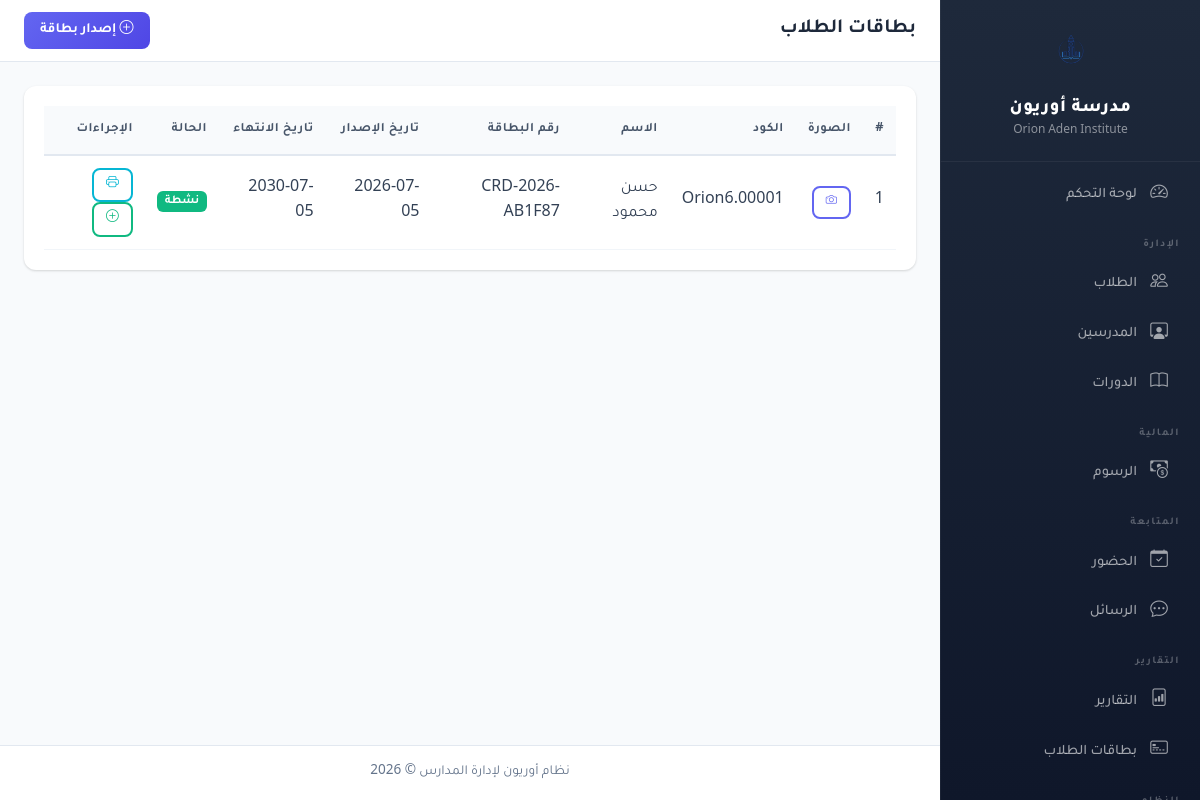
Screenshot of /modules/students/cards/index.php (signed in) with the database file from the repository.
### tables this page shows
CREATE TABLE `settings` (
  `id` int(11) unsigned NOT NULL AUTO_INCREMENT,
  `setting_key` varchar(100) NOT NULL,
  `setting_value` text DEFAULT NULL,
  `group_name` varchar(50) DEFAULT 'general',
  `created_at` timestamp NOT NULL DEFAULT current_timestamp(),
  `updated_at` timestamp NOT NULL DEFAULT current_timestamp() ON UPDATE current_timestamp(),
  PRIMARY KEY (`id`),
  UNIQUE KEY `setting_key` (`setting_key`)
);

CREATE TABLE `student_cards` (
  `id` int(11) unsigned NOT NULL AUTO_INCREMENT,
  `student_id` int(11) unsigned NOT NULL,
  `card_number` varchar(50) NOT NULL,
  `issue_date` date NOT NULL,
  `expiry_date` date DEFAULT NULL,
  `status` enum('active','expired','lost','damaged') NOT NULL DEFAULT 'active',
  `notes` text DEFAULT NULL,
  `created_at` timestamp NOT NULL DEFAULT current_timestamp(),
  `updated_at` timestamp NOT NULL DEFAULT current_timestamp() ON UPDATE current_timestamp(),
  PRIMARY KEY (`id`),
  UNIQUE KEY `card_number` (`card_number`),
  KEY `student_id` (`student_id`),
  CONSTRAINT `fk_cards_student` FOREIGN KEY (`student_id`) REFERENCES `students` (`id`) ON DELETE CASCADE ON UPDATE CASCADE
);

CREATE TABLE `students` (
  `id` int(11) unsigned NOT NULL AUTO_INCREMENT,
  `student_code` varchar(20) NOT NULL,
  `first_name` varchar(50) NOT NULL,
  `last_name` varchar(50) NOT NULL,
  `father_name` varchar(100) DEFAULT NULL,
  `mother_name` varchar(100) DEFAULT NULL,
  `gender` enum('male','female') NOT NULL,
  `date_of_birth` date DEFAULT NULL,
  `phone` varchar(20) DEFAULT NULL,
  `email` varchar(100) DEFAULT NULL,
  `address` text DEFAULT NULL,
  `photo` varchar(255) DEFAULT NULL,
  `enrollment_date` date NOT NULL,
  `status` enum('active','inactive','graduated','suspended') NOT NULL DEFAULT 'active',
  `notes` text DEFAULT NULL,
  `created_at` timestamp NOT NULL DEFAULT current_timestamp(),
  `updated_at` timestamp NOT NULL DEFAULT current_timestamp() ON UPDATE current_timestamp(),
  PRIMARY KEY (`id`),
  UNIQUE KEY `student_code` (`student_code`),
  UNIQUE KEY `email` (`email`)
);

### config/database.php (called while the page is built, shortened)
<?php
function getConnection() {
    static $conn = null;
    if ($conn === null) {
        try {
            $conn = new mysqli(DB_HOST, DB_USER, DB_PASS, DB_NAME);
            $conn->set_charset('utf8mb4');
        } catch (Exception $e) {
            die('فشل الاتصال بقاعدة البيانات: ' . $e->getMessage());
        }
    }
    return $conn;
}
function query($sql, $params = []) {
    $conn = getConnection();
    if (!empty($params)) {
        $stmt = $conn->prepare($sql);
        $types = '';
        foreach ($params as $param) {
            if (is_int($param)) $types .= 'i';
            elseif (is_double($param)) $types .= 'd';
            else $types .= 's';
        }
        $stmt->bind_param($types, ...$params);
        $stmt->execute();
        return $stmt->get_result();
    }
    return $conn->query($sql);
}
function getRow($sql, $params = []) {
    $result = query($sql, $params);
    return $result ? $result->fetch_assoc() : null;
}
function getRows($sql, $params = []) {
    $result = query($sql, $params);
    return $result ? $result->fetch_all(MYSQLI_ASSOC) : [];
}

### config/app.php (called while the page is built, shortened)
<?php
require_once __DIR__ . '/database.php';
require_once __DIR__ . '/permissions.php';
function getSetting($key, $default = '') {
    $row = getRow("SELECT setting_value FROM settings WHERE setting_key = ?", [$key]);
    return $row ? $row['setting_value'] : $default;
}
function hasPermission($module, $action) {
    global $rolePermissions;
    $role = $_SESSION['role'] ?? '';
    return in_array($action, $rolePermissions[$role][$module]);
}

### modules/students/cards/index.php (the view, shortened to what this page needs)
<?php
require_once __DIR__ . '/../../../config/app.php';
$students = getRows("
    SELECT s.*, sc.card_number, sc.issue_date, sc.expiry_date, sc.status as card_status
    FROM students s
    LEFT JOIN student_cards sc ON s.id = sc.student_id AND sc.status = 'active'
    WHERE s.status = 'active'
    ORDER BY s.first_name
");
include __DIR__ . '/../../../includes/header.php';
include __DIR__ . '/../../../includes/sidebar.php';
?>
<div class="main-content">
    <nav class="topbar d-flex justify-content-between align-items-center">
        <div><button class="btn btn-link d-md-none" id="sidebarToggle"><i class="bi bi-list fs-4"></i></button><h5 class="mb-0 d-inline">بطاقات الطلاب</h5></div>
        <?php if (hasPermission('student_cards', 'create')): ?>
        <div><a href="create.php" class="btn btn-primary"><i class="bi bi-plus-circle"></i> إصدار بطاقة</a></div>
        <?php endif; ?>
    </nav>
    <div class="page-content">
        <div class="table-container">
            <table class="table table-hover">
                <thead>
                    <tr><th>#</th><th>الصورة</th><th>الكود</th><th>الاسم</th><th>رقم البطاقة</th><th>تاريخ الإصدار</th><th>تاريخ الانتهاء</th><th>الحالة</th><th>الإجراءات</th></tr>
                </thead>
                <tbody>
                    <?php if (empty($students)): ?>
                        <tr><td colspan="9" class="text-center text-muted">لا يوجد طلاب</td></tr>
                    <?php else: ?>
                        <?php foreach ($students as $i => $s): ?>
                        <tr>
                            <td><?= $i + 1 ?></td>
                            <td>
                                <form method="POST" enctype="multipart/form-data" style="display:inline">
                                    <label class="btn btn-sm btn-outline-primary" style="cursor:pointer;font-size:0.7rem">
                                        <i class="bi bi-camera"></i>
                                    </label>
                                </form>
                            </td>
                            <td><?= htmlspecialchars($s['student_code']) ?></td>
                            <td><?= htmlspecialchars($s['first_name'] . ' ' . $s['last_name']) ?></td>
                            <td><?= htmlspecialchars($s['card_number'] ?? '---') ?></td>
                            <td><?= $s['issue_date'] ?? '---' ?></td>
                            <td><?= $s['expiry_date'] ?? '---' ?></td>
                            <td>
                                <?php if ($s['card_number']): ?>
                                    <span class="badge bg-<?= $s['card_status'] === 'active' ? 'success' : 'danger' ?>"><?= $s['card_status'] === 'active' ? 'نشطة' : 'منتهية' ?></span>
                                <?php else: ?>
                                    <span class="badge bg-secondary">لا توجد</span>
                                <?php endif; ?>
                            </td>
                            <td>
                                <?php if (hasPermission('student_cards', 'print')): ?>
                                <a href="print.php?id=<?= $s['id'] ?>" class="btn btn-sm btn-outline-info" target="_blank"><i class="bi bi-printer"></i></a>
                                <?php endif; ?>
                                <?php if (hasPermission('student_cards', 'create')): ?>
                                <a href="create.php?student_id=<?= $s['id'] ?>" class="btn btn-sm btn-outline-success"><i class="bi bi-plus-circle"></i></a>
                                <?php endif; ?>
                            </td>
                        </tr>
                        <?php endforeach; ?>
                    <?php endif; ?>
                </tbody>
            </table>
        </div>
    </div>
    <footer class="footer"><span>نظام أوريون لإدارة المدارس &copy; <?= date('Y') ?></span></footer>
</div>
<?php include __DIR__ . '/../../../includes/footer.php'; ?>

### includes/sidebar.php (shortened to what this page needs)
<?php
$currentPage = basename($_SERVER['PHP_SELF']);
$module = $_GET['module'] ?? '';
?>
<div class="sidebar">
    <div class="sidebar-brand">
        <img src="<?= BASE_URL ?>/assets/img/Orion.png?v=<?= ASSET_VER ?>" alt="Logo" style="height:70px;width:auto;margin-bottom:8px;">
        <h4><?= getSetting('school_name', 'أوريون') ?></h4>
        <small class="text-white-50">Orion Aden Institute</small>
    </div>
    <ul class="sidebar-nav">
        <li class="nav-item">
            <a href="<?= BASE_URL ?>/dashboard.php" class="nav-link <?= $currentPage === 'dashboard.php' ? 'active' : '' ?>">
                <i class="bi bi-speedometer2"></i> لوحة التحكم
            </a>
        </li>
        <?php if (hasPermission('students', 'view') || hasPermission('teachers', 'view') || hasPermission('courses', 'view') || hasPermission('student_cards', 'view')): ?>
        <li class="nav-section">الإدارة</li>
        <?php endif; ?>
        <?php if (hasPermission('students', 'view')): ?>
        <li class="nav-item">
            <a href="<?= BASE_URL ?>/modules/students/list.php" class="nav-link <?= $module === 'students' ? 'active' : '' ?>">
                <i class="bi bi-people"></i> الطلاب
            </a>
        </li>
        <?php endif; ?>
        <?php if (hasPermission('teachers', 'view')): ?>
        <li class="nav-item">
            <a href="<?= BASE_URL ?>/modules/teachers/list.php" class="nav-link <?= $module === 'teachers' ? 'active' : '' ?>">
                <i class="bi bi-person-workspace"></i> المدرسين
            </a>
        </li>
        <?php endif; ?>
        <?php if (hasPermission('courses', 'view')): ?>
        <li class="nav-item">
            <a href="<?= BASE_URL ?>/modules/courses/list.php" class="nav-link <?= $module === 'courses' ? 'active' : '' ?>">
                <i class="bi bi-book"></i> الدورات
            </a>
        </li>
        <?php endif; ?>
        <?php if (hasPermission('fees', 'view')): ?>
        <li class="nav-section">المالية</li>
        <?php endif; ?>
        <?php if (hasPermission('fees', 'view')): ?>
        <li class="nav-item">
            <a href="<?= BASE_URL ?>/modules/fees/list.php" class="nav-link <?= $module === 'fees' ? 'active' : '' ?>">
                <i class="bi bi-cash-coin"></i> الرسوم
            </a>
        </li>
        <?php endif; ?>
        <?php if (hasPermission('attendance', 'view')): ?>
        <li class="nav-section">المتابعة</li>
        <?php endif; ?>
        <?php if (hasPermission('attendance', 'view')): ?>
        <li class="nav-item">
            <a href="<?= BASE_URL ?>/modules/attendance/list.php" class="nav-link <?= $module === 'attendance' ? 'active' : '' ?>">
                <i class="bi bi-calendar-check"></i> الحضور
            </a>
        </li>
        <?php endif; ?>
        <?php if (hasPermission('messaging', 'send')): ?>
        <li class="nav-item">
            <a href="<?= BASE_URL ?>/modules/messaging/index.php" class="nav-link <?= $module === 'messaging' ? 'active' : '' ?>">
                <i class="bi bi-chat-dots"></i> الرسائل
            </a>
        </li>
        <?php endif; ?>
        <?php if (hasPermission('reports', 'view') || hasPermission('student_cards', 'view')): ?>
        <li class="nav-section">التقارير</li>
        <?php endif; ?>
        <?php if (hasPermission('reports', 'view')): ?>
        <li class="nav-item">
            <a href="<?= BASE_URL ?>/modules/reports/index.php" class="nav-link <?= $module === 'reports' ? 'active' : '' ?>">
                <i class="bi bi-file-bar-graph"></i> التقارير
            </a>
        </li>
        <?php endif; ?>
        <?php if (hasPermission('student_cards', 'view')): ?>
        <li class="nav-item">
            <a href="<?= BASE_URL ?>/modules/students/cards/index.php" class="nav-link <?= $module === 'cards' ? 'active' : '' ?>">
                <i class="bi bi-credit-card-2-front"></i> بطاقات الطلاب
            </a>
        </li>
        <?php endif; ?>
        <?php if (hasPermission('import', 'view') || hasPermission('backup', 'view') || hasPermission('settings', 'view') || hasPermission('users', 'view')): ?>
        <li class="nav-section">النظام</li>
        <?php endif; ?>
    </ul>
</div>

### rows the page displays
settings: setting_value "مدرسة أوريون"
student_cards: student.student_code "Orion6.00001", student.last_name "حسن محمود", card_number "CRD-2026-AB1F87", issue_date "2026-07-05", expiry_date "2030-07-05", status "نشطة"
